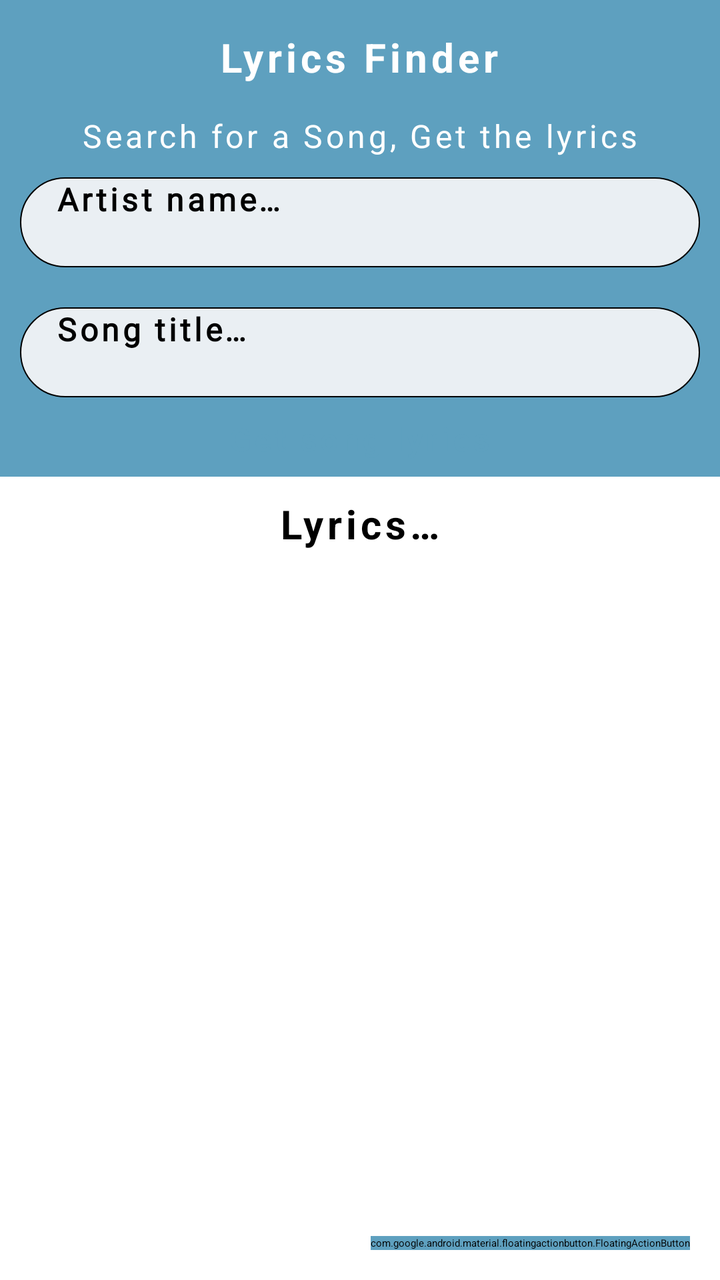
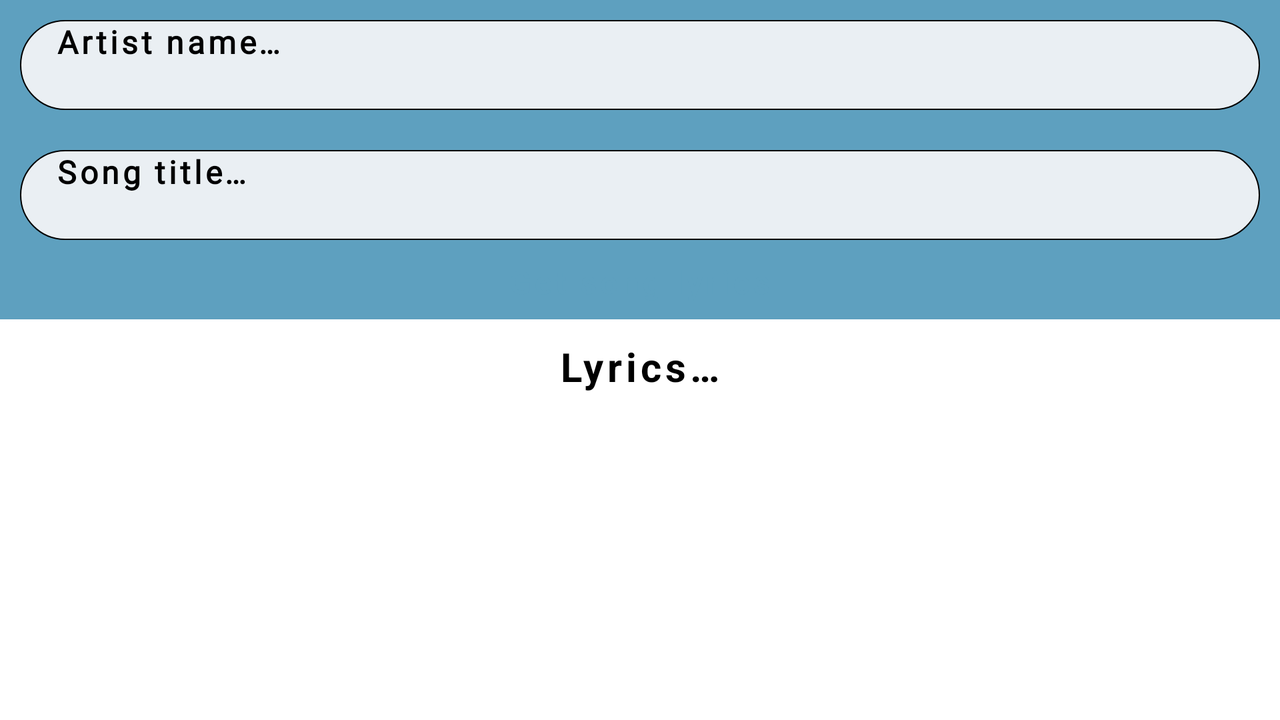

One screen, two layout resources from the same app: the default and the repository's alternative for another configuration. Each is rendered where Android would select it; the XML of both is given below.
<!-- AndroidManifest.xml: application theme Theme.App.Starting -->
<!-- res/layout/fragment_home.xml -->
<?xml version="1.0" encoding="utf-8"?>
<androidx.constraintlayout.widget.ConstraintLayout xmlns:android="http://schemas.android.com/apk/res/android"
    xmlns:app="http://schemas.android.com/apk/res-auto"
    xmlns:tools="http://schemas.android.com/tools"
    android:layout_width="match_parent"
    android:layout_height="match_parent"
    tools:context=".ui.fragments.HomeFragment">


    <LinearLayout
        android:id="@+id/showcase"
        android:layout_width="match_parent"
        android:layout_height="wrap_content"
        android:background="#5EA0BF"
        android:orientation="vertical"
        android:paddingBottom="8dp"
        app:layout_constraintEnd_toEndOf="parent"
        app:layout_constraintStart_toStartOf="parent"
        app:layout_constraintTop_toTopOf="parent">

        <TextView
            android:id="@+id/app_title"
            style="@style/CustomText"
            android:layout_width="wrap_content"
            android:layout_height="wrap_content"
            android:layout_gravity="center_horizontal"
            android:layout_marginTop="15dp"
            android:text="@string/app_name"
            android:textColor="@color/white"
            android:textSize="20sp"
            android:textStyle="bold" />

        <TextView
            style="@style/CustomText"
            android:layout_width="wrap_content"
            android:layout_height="wrap_content"
            android:layout_gravity="center_horizontal"
            android:layout_marginTop="15dp"
            android:text="@string/search_for_a_song_get_the_lyrics"
            android:textColor="@color/white"
            android:textSize="16sp" />

        <EditText
            android:id="@+id/artist_name"
            android:layout_width="match_parent"
            android:layout_height="45dp"
            android:layout_gravity="center_horizontal"
            android:layout_margin="10dp"
            android:background="@drawable/rounded_search"
            android:fontFamily="@font/lobster_two"
            android:hint="@string/artist_name"
            android:imeOptions="actionSearch"
            android:importantForAutofill="no"
            android:inputType="text"
            android:letterSpacing="0.1"
            android:paddingStart="18dp"
            android:paddingEnd="18dp"
            android:textSize="16sp"
            android:textStyle="bold" />

        <EditText
            android:id="@+id/song_title"
            android:layout_width="match_parent"
            android:layout_height="45dp"
            android:layout_gravity="center_horizontal"
            android:layout_margin="10dp"
            android:background="@drawable/rounded_search"
            android:fontFamily="@font/lobster_two"
            android:hint="@string/song_title"
            android:imeOptions="actionSearch"
            android:importantForAutofill="no"
            android:inputType="text"
            android:letterSpacing="0.1"
            android:paddingStart="18dp"
            android:paddingEnd="18dp"
            android:textSize="16sp"
            android:textStyle="bold" />

        <Button
            android:id="@+id/btn_get_song_lyrics"
            style="@style/CustomText"
            android:layout_width="wrap_content"
            android:layout_height="wrap_content"
            android:layout_gravity="center_horizontal"
            android:backgroundTint="#EAEFF3"
            android:clickable="true"
            android:focusable="true"
            android:text="@string/get_song_lyrics"
            android:textAllCaps="false"
            android:textColor="@color/color_primary"
            android:textSize="16sp"
            android:textStyle="bold" />
    </LinearLayout>

    <TextView
        android:id="@+id/lyrics_result"
        style="@style/CustomText"
        android:layout_width="wrap_content"
        android:layout_height="wrap_content"
        android:layout_marginTop="10dp"
        android:gravity="center_horizontal"
        android:text="@string/lyrics"
        android:textSize="20sp"
        android:textStyle="bold"
        app:layout_constraintEnd_toEndOf="parent"
        app:layout_constraintStart_toStartOf="parent"
        app:layout_constraintTop_toBottomOf="@+id/showcase" />


    <TextView
        android:id="@+id/song_lyrics"
        style="@style/CustomText"
        android:layout_width="match_parent"
        android:layout_height="wrap_content"
        android:layout_gravity="center_horizontal"
        android:layout_margin="10dp"
        android:scrollbars="vertical"
        android:textColor="@color/light_black"
        android:textIsSelectable="true"
        android:textSize="16sp"
        android:text=""
        app:layout_constraintEnd_toEndOf="parent"
        app:layout_constraintStart_toStartOf="parent"
        app:layout_constraintTop_toBottomOf="@+id/lyrics_result" />


        <ProgressBar
            android:id="@+id/loading_progressBar"
            style="?attr/progressBarStyle"
            android:layout_width="wrap_content"
            android:layout_height="wrap_content"
            android:background="@android:color/transparent"
            android:visibility="gone"
            app:layout_constraintBottom_toBottomOf="parent"
            app:layout_constraintEnd_toEndOf="parent"
            app:layout_constraintHorizontal_bias="0.498"
            app:layout_constraintStart_toStartOf="parent"
            app:layout_constraintTop_toTopOf="parent"
            app:layout_constraintVertical_bias="0.739" />

        <com.google.android.material.floatingactionbutton.FloatingActionButton
            android:id="@+id/btn_save_lyrics"
            android:layout_width="wrap_content"
            android:layout_height="wrap_content"
            android:layout_marginEnd="15dp"
            android:layout_marginBottom="15dp"
            android:backgroundTint="@color/color_primary"
            android:contentDescription="@string/saved_lyrics"
            android:src="@drawable/ic_favorite"
            app:fabSize="normal"
            app:layout_constraintBottom_toBottomOf="parent"
            app:layout_constraintEnd_toEndOf="parent" />


    </androidx.constraintlayout.widget.ConstraintLayout>
<!-- resources referenced by this layout -->
<resources>
  <color name="color_primary">#5EA0BF</color>
  <color name="light_black">#221E1E</color>
  <color name="white">#FFFFFFFF</color>
  <!-- drawable rounded_search (drawable) -->
  <?xml version="1.0" encoding="utf-8"?>
  <shape xmlns:android="http://schemas.android.com/apk/res/android">
  
      <solid android:color="#EAEFF3" />
      <corners android:radius="40dp" />
      <stroke
          android:width="0.5dp"
          android:color="@color/black" />
  </shape>
  <string name="app_name">Lyrics Finder</string>
  <string name="artist_name">Artist name…</string>
  <string name="get_song_lyrics">Get song lyrics</string>
  <string name="lyrics">Lyrics…</string>
  <string name="saved_lyrics">Saved Lyrics</string>
  <string name="search_for_a_song_get_the_lyrics">Search for a Song, Get the lyrics</string>
  <string name="song_title">Song title…</string>
  <style name="CustomText" parent="TextAppearance.AppCompat">
          <item name="fontFamily">@font/lobster_two</item>
          <item name="android:letterSpacing">0.1</item>
      </style>
  <style name="Theme.App.Starting" parent="Theme.SplashScreen">
          <item name="windowSplashScreenBackground">@color/color_primary</item>
  
          <item name="windowSplashScreenAnimatedIcon">@drawable/ic_logo</item>
  
          <item name="postSplashScreenTheme">@style/Theme.LyricFinder</item>
      </style>
  <color name="black">#FF000000</color>
  <!-- drawable ic_logo (drawable) -->
  <vector xmlns:android="http://schemas.android.com/apk/res/android"
      android:width="24dp"
      android:height="24dp"
      android:tint="#FFFFFF"
      android:viewportWidth="24"
      android:viewportHeight="24">
  
      <group
          android:pivotX="12"
          android:pivotY="12"
          android:scaleX="0.5"
          android:scaleY="0.5">
          <path
              android:fillColor="@android:color/white"
              android:pathData="M20,2L8,2c-1.1,0 -2,0.9 -2,2v12c0,1.1 0.9,2 2,2h12c1.1,0 2,-0.9 2,-2L22,4c0,-1.1 -0.9,-2 -2,-2zM20,16L8,16L8,4h12v12zM12.5,15c1.38,0 2.5,-1.12 2.5,-2.5L15,7h3L18,5h-4v5.51c-0.42,-0.32 -0.93,-0.51 -1.5,-0.51 -1.38,0 -2.5,1.12 -2.5,2.5s1.12,2.5 2.5,2.5zM4,6L2,6v14c0,1.1 0.9,2 2,2h14v-2L4,20L4,6z" />
      </group>
  </vector>
  <style name="Theme.LyricFinder" parent="Theme.MaterialComponents.Light.NoActionBar">
          
          <item name="colorPrimary">@color/color_primary</item>
          <item name="colorPrimaryVariant">@color/black</item>
          <item name="colorOnPrimary">@color/white</item>
          
          <item name="colorSecondary">@color/teal_700</item>
          <item name="colorSecondaryVariant">@color/color_primary</item>
          <item name="colorOnSecondary">@color/white</item>
          
          <item name="android:statusBarColor" tools:targetApi="l">?attr/colorPrimaryVariant</item>
          
      </style>
  <color name="teal_700">#FF018786</color>
</resources>
<!-- res/layout-land/fragment_home.xml (the repository's variant of the layout above) -->
<!-- drawn on the phone turned sideways -->
<?xml version="1.0" encoding="utf-8"?>
<androidx.constraintlayout.widget.ConstraintLayout xmlns:android="http://schemas.android.com/apk/res/android"
    xmlns:app="http://schemas.android.com/apk/res-auto"
    xmlns:tools="http://schemas.android.com/tools"
    android:layout_width="match_parent"
    android:layout_height="match_parent"
    tools:context=".ui.fragments.HomeFragment">


    <LinearLayout
        android:id="@+id/showcase"
        android:layout_width="match_parent"
        android:layout_height="wrap_content"
        android:background="#5EA0BF"
        android:orientation="vertical"
        android:paddingBottom="8dp"
        android:scrollbars="vertical"
        app:layout_constraintEnd_toEndOf="parent"
        app:layout_constraintStart_toStartOf="parent"
        app:layout_constraintTop_toTopOf="parent">


        <EditText
            android:id="@+id/artist_name"
            android:layout_width="match_parent"
            android:layout_height="45dp"
            android:layout_gravity="center_horizontal"
            android:layout_margin="10dp"
            android:background="@drawable/rounded_search"
            android:fontFamily="@font/lobster_two"
            android:hint="@string/artist_name"
            android:imeOptions="actionSearch"
            android:importantForAutofill="no"
            android:inputType="text"
            android:letterSpacing="0.1"
            android:paddingStart="18dp"
            android:paddingEnd="18dp"
            android:textSize="16sp"
            android:textStyle="bold" />

        <EditText
            android:id="@+id/song_title"
            android:layout_width="match_parent"
            android:layout_height="45dp"
            android:layout_gravity="center_horizontal"
            android:layout_margin="10dp"
            android:background="@drawable/rounded_search"
            android:fontFamily="@font/lobster_two"
            android:hint="@string/song_title"
            android:imeOptions="actionSearch"
            android:importantForAutofill="no"
            android:inputType="text"
            android:letterSpacing="0.1"
            android:paddingStart="18dp"
            android:paddingEnd="18dp"
            android:textSize="16sp"
            android:textStyle="bold" />

        <Button
            android:id="@+id/btn_get_song_lyrics"
            style="@style/CustomText"
            android:layout_width="wrap_content"
            android:layout_height="wrap_content"
            android:layout_gravity="center_horizontal"
            android:backgroundTint="#EAEFF3"
            android:clickable="true"
            android:focusable="true"
            android:text="@string/get_song_lyrics"
            android:textAllCaps="false"
            android:textColor="@color/color_primary"
            android:textSize="16sp"
            android:textStyle="bold" />
    </LinearLayout>

    <TextView
        android:id="@+id/lyrics_result"
        style="@style/CustomText"
        android:layout_width="wrap_content"
        android:layout_height="wrap_content"
        android:layout_marginTop="10dp"
        android:gravity="center_horizontal"
        android:text="@string/lyrics"
        android:textSize="20sp"
        android:textStyle="bold"
        app:layout_constraintEnd_toEndOf="parent"
        app:layout_constraintStart_toStartOf="parent"
        app:layout_constraintTop_toBottomOf="@+id/showcase" />


    <TextView
        android:id="@+id/song_lyrics"
        style="@style/CustomText"
        android:layout_width="match_parent"
        android:layout_height="wrap_content"
        android:layout_gravity="center_horizontal"
        android:layout_margin="10dp"
        android:scrollbars="vertical"
        android:textIsSelectable="true"
        android:textColor="@color/light_black"
        android:textSize="16sp"
        app:layout_constraintEnd_toEndOf="parent"
        app:layout_constraintStart_toStartOf="parent"
        app:layout_constraintTop_toBottomOf="@+id/lyrics_result" />


    <ProgressBar
        android:id="@+id/loading_progressBar"
        style="?attr/progressBarStyle"
        android:layout_width="wrap_content"
        android:layout_height="wrap_content"
        android:background="@android:color/transparent"
        android:visibility="gone"
        app:layout_constraintBottom_toBottomOf="parent"
        app:layout_constraintEnd_toEndOf="parent"
        app:layout_constraintHorizontal_bias="0.498"
        app:layout_constraintStart_toStartOf="parent"
        app:layout_constraintTop_toTopOf="parent"
        app:layout_constraintVertical_bias="0.739" />


</androidx.constraintlayout.widget.ConstraintLayout>
<!-- resources referenced by the variant -->
<!-- as the phone turned sideways resolves them -->
<resources>
  <color name="color_primary">#5EA0BF</color>
  <color name="light_black">#221E1E</color>
  <!-- drawable rounded_search (drawable) -->
  <?xml version="1.0" encoding="utf-8"?>
  <shape xmlns:android="http://schemas.android.com/apk/res/android">
  
      <solid android:color="#EAEFF3" />
      <corners android:radius="40dp" />
      <stroke
          android:width="0.5dp"
          android:color="@color/black" />
  </shape>
  <string name="artist_name">Artist name…</string>
  <string name="get_song_lyrics">Get song lyrics</string>
  <string name="lyrics">Lyrics…</string>
  <string name="song_title">Song title…</string>
  <style name="CustomText" parent="TextAppearance.AppCompat">
          <item name="fontFamily">@font/lobster_two</item>
          <item name="android:letterSpacing">0.1</item>
      </style>
  <style name="Theme.App.Starting" parent="Theme.SplashScreen">
          <item name="windowSplashScreenBackground">@color/color_primary</item>
  
          <item name="windowSplashScreenAnimatedIcon">@drawable/ic_logo</item>
  
          <item name="postSplashScreenTheme">@style/Theme.LyricFinder</item>
      </style>
  <color name="black">#FF000000</color>
  <!-- drawable ic_logo (drawable) -->
  <vector xmlns:android="http://schemas.android.com/apk/res/android"
      android:width="24dp"
      android:height="24dp"
      android:tint="#FFFFFF"
      android:viewportWidth="24"
      android:viewportHeight="24">
  
      <group
          android:pivotX="12"
          android:pivotY="12"
          android:scaleX="0.5"
          android:scaleY="0.5">
          <path
              android:fillColor="@android:color/white"
              android:pathData="M20,2L8,2c-1.1,0 -2,0.9 -2,2v12c0,1.1 0.9,2 2,2h12c1.1,0 2,-0.9 2,-2L22,4c0,-1.1 -0.9,-2 -2,-2zM20,16L8,16L8,4h12v12zM12.5,15c1.38,0 2.5,-1.12 2.5,-2.5L15,7h3L18,5h-4v5.51c-0.42,-0.32 -0.93,-0.51 -1.5,-0.51 -1.38,0 -2.5,1.12 -2.5,2.5s1.12,2.5 2.5,2.5zM4,6L2,6v14c0,1.1 0.9,2 2,2h14v-2L4,20L4,6z" />
      </group>
  </vector>
  <style name="Theme.LyricFinder" parent="Theme.MaterialComponents.Light.NoActionBar">
          
          <item name="colorPrimary">@color/color_primary</item>
          <item name="colorPrimaryVariant">@color/black</item>
          <item name="colorOnPrimary">@color/white</item>
          
          <item name="colorSecondary">@color/teal_700</item>
          <item name="colorSecondaryVariant">@color/color_primary</item>
          <item name="colorOnSecondary">@color/white</item>
          
          <item name="android:statusBarColor" tools:targetApi="l">?attr/colorPrimaryVariant</item>
          
      </style>
  <color name="white">#FFFFFFFF</color>
  <color name="teal_700">#FF018786</color>
</resources>
